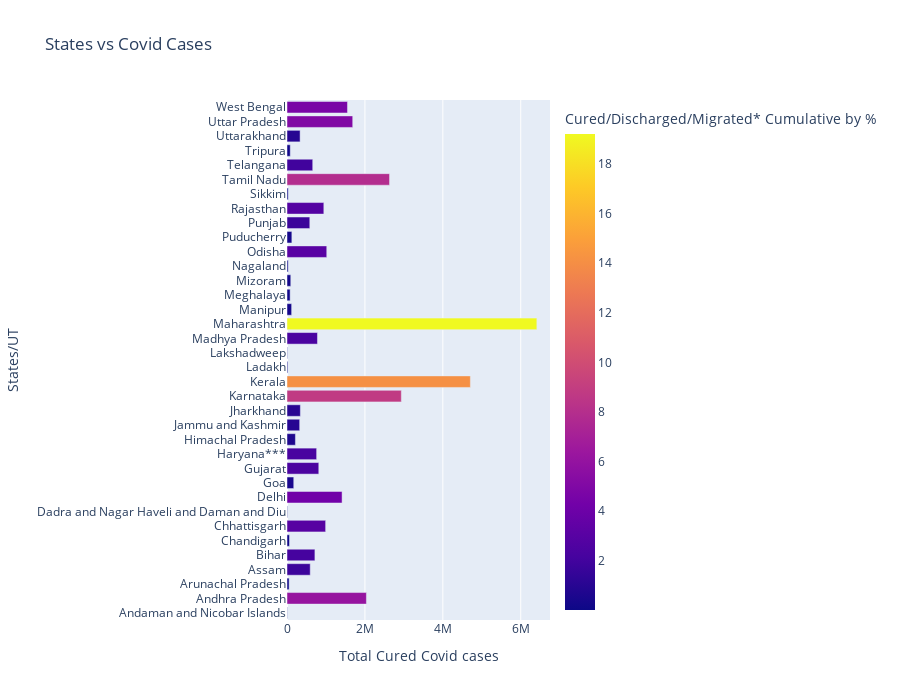

The code cell stored with this chart in its notebook:
### Markdown cell above
{% include figure2.html %}

### Code cell
fig3 = px.bar(states_covid_data,title='States vs Covid Cases', x='Cured/Discharged/Migrated* Cumulative', y='Name of State / UT', orientation='h',color='Cured/Discharged/Migrated* Cumulative by %')
fig3.update_layout(xaxis_title="Total Cured Covid cases",yaxis_title="States/UT",autosize=False,
    width=900,
    height=700)
fig3.show()

### Figure 1 — Plotly figure (JSON) as saved in the notebook; plotly's stock layout.template omitted (floating-point values rounded to 4 significant figures)
{"data": [{"alignmentgroup": "True", "hovertemplate": "Cured/Discharged/Migrated* Cumulative=%{x}<br>Name of State / UT=%{y}<br>Cured/Discharged/Migrated* Cumulative by %=%{marker.color}<extra></extra>", "legendgroup": "", "marker": {"color": [0.02, 6.11, 0.16, 1.79, 2.15, 0.19, 2.97, 0.03, 4.24, 0.52, 2.44, 2.28, 0.65, 0.97, 1.03, 8.79, 14.1, 0.06, 0.03, 2.34, 19.21, 0.36, 0.24, 0.29, 0.09, 3.06, 0.37, 1.75, 2.83, 0.09, 7.88, 1.98, 0.25, 1.01, 5.05, 4.65], "coloraxis": "coloraxis", "pattern": {"shape": ""}}, "name": "", "offsetgroup": "", "orientation": "h", "showlegend": false, "textposition": "auto", "type": "bar", "x": [7501, 2038248, 54476, 596263, 716313, 64443, 991841, 10668, 1413885, 173342, 815943, 760881, 216011, 325473, 343141, 2934870, 4706856, 20615, 10312, 782035, 6413418, 119099, 80411, 96744, 30613, 1020645, 124763, 585199, 945386, 31108, 2632092, 660512, 83369, 336157, 1686976, 1552491], "xaxis": "x", "y": ["Andaman and Nicobar Islands", "Andhra Pradesh", "Arunachal Pradesh", "Assam", "Bihar", "Chandigarh", "Chhattisgarh", "Dadra and Nagar Haveli and Daman and Diu", "Delhi", "Goa", "Gujarat", "Haryana***", "Himachal Pradesh", "Jammu and Kashmir", "Jharkhand", "Karnataka", "Kerala", "Ladakh", "Lakshadweep", "Madhya Pradesh", "Maharashtra", "Manipur", "Meghalaya", "Mizoram", "Nagaland", "Odisha", "Puducherry", "Punjab", "Rajasthan", "Sikkim", "Tamil Nadu", "Telangana", "Tripura", "Uttarakhand", "Uttar Pradesh", "West Bengal"], "yaxis": "y"}], "layout": {"autosize": false, "barmode": "relative", "coloraxis": {"colorbar": {"title": {"text": "Cured/Discharged/Migrated* Cumulative by %"}}, "colorscale": [[0, "#0d0887"], [0.1111, "#46039f"], [0.2222, "#7201a8"], [0.3333, "#9c179e"], [0.4444, "#bd3786"], [0.5556, "#d8576b"], [0.6667, "#ed7953"], [0.7778, "#fb9f3a"], [0.8889, "#fdca26"], [1, "#f0f921"]]}, "height": 700, "legend": {"tracegroupgap": 0}, "title": {"text": "States vs Covid Cases"}, "width": 900, "xaxis": {"anchor": "y", "domain": [0, 1], "title": {"text": "Total Cured Covid cases"}}, "yaxis": {"anchor": "x", "domain": [0, 1], "title": {"text": "States/UT"}}}}
